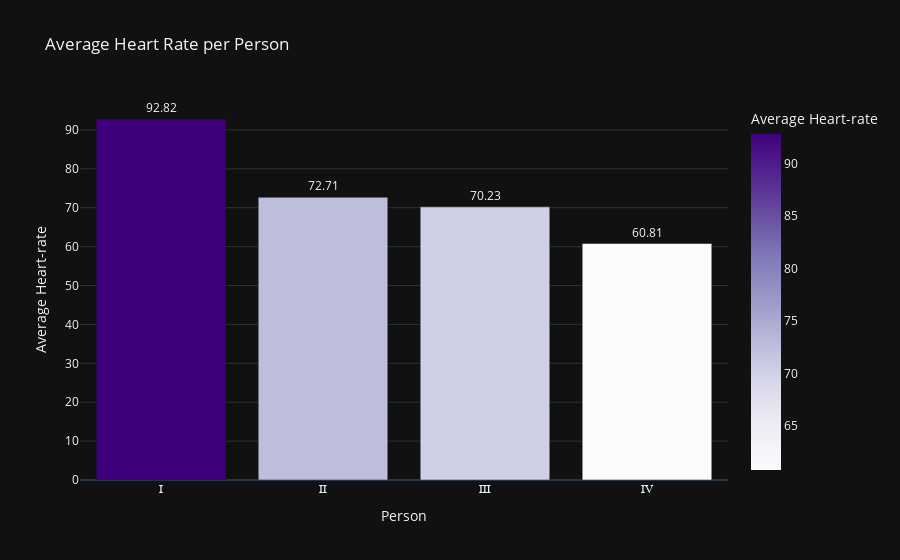

The notebook cell this image was saved under:
### Markdown cell above
### **Interactive Bar Chart for Heart Rate.**

### Code cell
# Define column names and user labels
heart_rate_columns = ['Heart-rate-Z', 'Heart-rate-R', 'Heart-rate-O', 'Heart-rate-J']
user_labels = ['Ⅰ', 'Ⅱ', 'Ⅲ', 'Ⅳ']

# Call the function with your dataframe
fig_heart_rate = plot_average_heart_rate(df_filled, heart_rate_columns, user_labels)
fig_heart_rate.show()

### Figure 1 — Plotly figure (JSON) as saved in the notebook; plotly's stock layout.template omitted (floating-point values rounded to 4 significant figures)
{"data": [{"alignmentgroup": "True", "hovertemplate": "Person=%{x}<br>Average Heart-rate=%{marker.color}<extra></extra>", "legendgroup": "", "marker": {"color": [92.82, 72.71, 70.23, 60.81], "coloraxis": "coloraxis", "pattern": {"shape": ""}}, "name": "", "offsetgroup": "", "orientation": "v", "showlegend": false, "text": [92.82, 72.71, 70.23, 60.81], "textposition": "outside", "texttemplate": "%{text:.2f}", "type": "bar", "x": ["Ⅰ", "Ⅱ", "Ⅲ", "Ⅳ"], "xaxis": "x", "y": [92.82, 72.71, 70.23, 60.81], "yaxis": "y"}], "layout": {"barmode": "relative", "coloraxis": {"colorbar": {"title": {"text": "Average Heart-rate"}}, "colorscale": [[0, "rgb(252,251,253)"], [0.125, "rgb(239,237,245)"], [0.25, "rgb(218,218,235)"], [0.375, "rgb(188,189,220)"], [0.5, "rgb(158,154,200)"], [0.625, "rgb(128,125,186)"], [0.75, "rgb(106,81,163)"], [0.875, "rgb(84,39,143)"], [1, "rgb(63,0,125)"]]}, "legend": {"tracegroupgap": 0}, "title": {"text": "Average Heart Rate per Person"}, "xaxis": {"anchor": "y", "domain": [0, 1], "title": {"text": "Person"}}, "yaxis": {"anchor": "x", "domain": [0, 1], "title": {"text": "Average Heart-rate"}}}}
